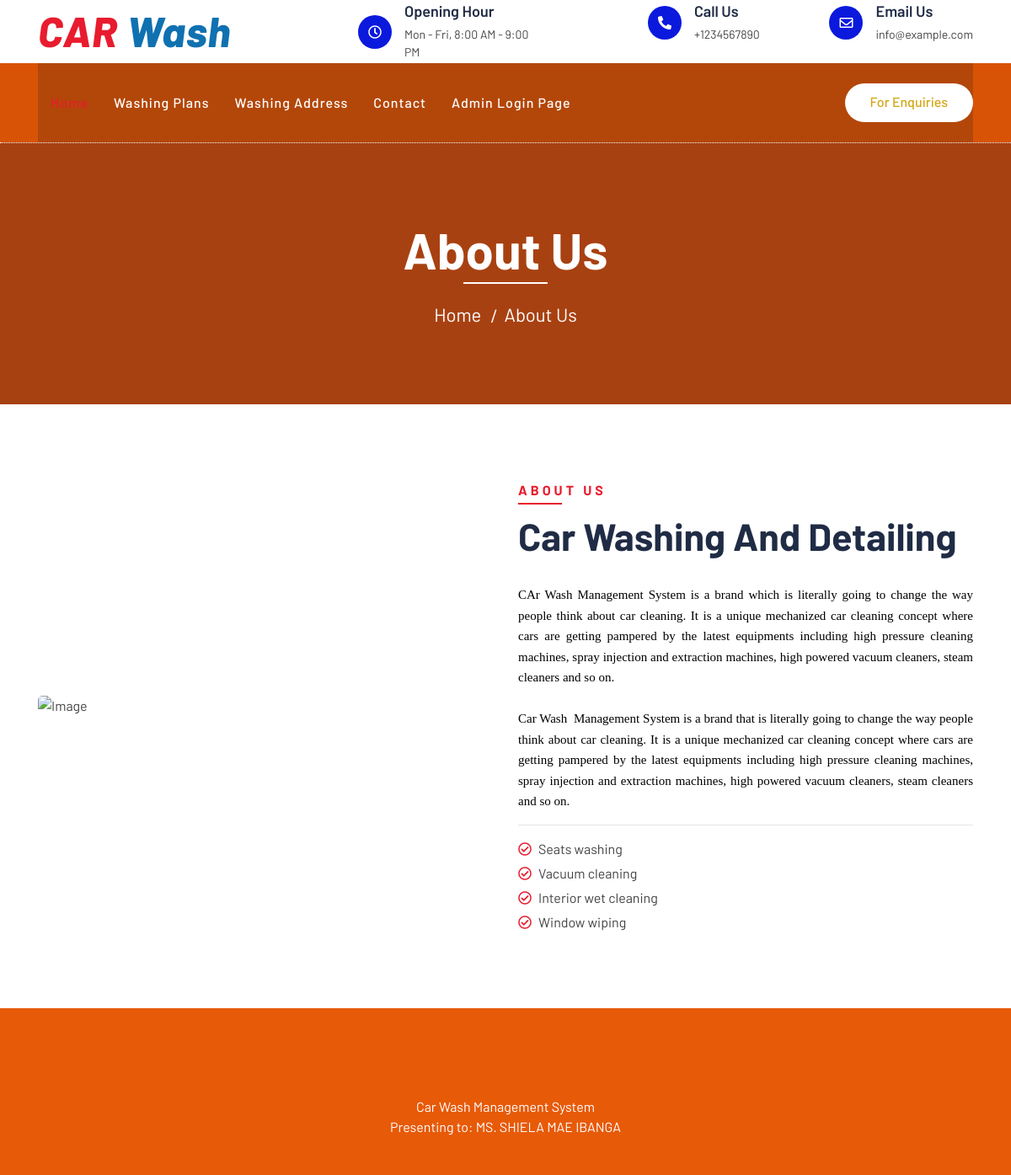
Page /about.php on the committed database.
### tables this page shows
CREATE TABLE `tblpages` (
  `id` int(11) NOT NULL,
  `type` varchar(255) DEFAULT '',
  `detail` longtext DEFAULT NULL,
  `openignHrs` varchar(255) DEFAULT NULL,
  `phoneNumber` bigint(20) DEFAULT NULL,
  `emailId` varchar(120) DEFAULT NULL
);

### about.php (the view, shortened to what this page needs)
<?php
include('includes/config.php');
?>
<!DOCTYPE html>
<html lang="en">
    <head>
        <link href="https://stackpath.bootstrapcdn.com/bootstrap/4.4.1/css/bootstrap.min.css" rel="stylesheet">
        <link href="https://cdnjs.cloudflare.com/ajax/libs/font-awesome/5.10.0/css/all.min.css" rel="stylesheet">
        <link href="lib/flaticon/font/flaticon.css" rel="stylesheet">
        <link href="lib/animate/animate.min.css" rel="stylesheet">
        <link href="lib/owlcarousel/assets/owl.carousel.min.css" rel="stylesheet">
        <link href="css/style.css" rel="stylesheet">
    </head>
    <body>
<?php include_once('includes/header.php');?>
        <div class="page-header">
            <div class="container">
                <div class="row">
                    <div class="col-12">
                        <h2>About Us</h2>
                    </div>
                    <div class="col-12">
                        <a href="index.php">Home</a>
                        <a href="about.php">About Us</a>
                    </div>
                </div>
            </div>
        </div>
        <div class="about">
            <div class="container">
                <div class="row align-items-center">
                    <div class="col-lg-6">
                        <div class="about-img">
                            <img src="img/about.jpg" alt="Image">
                        </div>
                    </div>
                    <div class="col-lg-6">
                        <div class="section-header text-left">
                            <p>About Us</p>
                            <h2>car washing and detailing</h2>
                        </div>
                        <div class="about-content">
<?php
$sql = "SELECT type,detail from tblpages where type='aboutus'";
$query = $dbh -> prepare($sql);
$query->execute();
$results=$query->fetchAll(PDO::FETCH_OBJ);
foreach($results as $result)
{
?>
                            <p>
                            <?php   echo $result->detail; ?>
                            </p>
                        <?php } ?>
                        <hr />
                            <ul>
                                <li><i class="far fa-check-circle"></i>Seats washing</li>
                                <li><i class="far fa-check-circle"></i>Vacuum cleaning</li>
                                <li><i class="far fa-check-circle"></i>Interior wet cleaning</li>
                                <li><i class="far fa-check-circle"></i>Window wiping</li>
                            </ul>
                        </div>
                    </div>
                </div>
            </div>
        </div>
<?php include_once('includes/footer.php');?>
    </body>
</html>

### includes/header.php (shortened to what this page needs)
        <div class="top-bar">
            <div class="container">
                <div class="row align-items-center">
                    <div class="col-lg-4 col-md-12">
                        <div class="logo">
                            <a href="index.php">
                                <h1>CAR <span>Wash</span></h1>
                            </a>
                        </div>
                    </div>
<?php
$sql = "SELECT * from tblpages where type='contact'";
$query = $dbh -> prepare($sql);
$query->execute();
$results=$query->fetchAll(PDO::FETCH_OBJ);
foreach($results as $result)
{
?>
                    <div class="col-lg-8 col-md-7 d-none d-lg-block">
                        <div class="row">
                            <div class="col-4">
                                <div class="top-bar-item">
                                    <div class="top-bar-icon">
                                        <i class="far fa-clock"></i>
                                    </div>
                                    <div class="top-bar-text">
                                        <h3>Opening Hour</h3>
                                        <p><?php   echo $result->openignHrs; ?></p>
                                    </div>
                                </div>
                            </div>
                            <div class="col-4">
                                <div class="top-bar-item">
                                    <div class="top-bar-icon">
                                        <i class="fa fa-phone-alt"></i>
                                    </div>
                                    <div class="top-bar-text">
                                        <h3>Call Us</h3>
                                        <p>+<?php   echo $result->phoneNumber; ?></p>
                                    </div>
                                </div>
                            </div>
                            <div class="col-4">
                                <div class="top-bar-item">
                                    <div class="top-bar-icon">
                                        <i class="far fa-envelope"></i>
                                    </div>
                                    <div class="top-bar-text">
                                        <h3>Email Us</h3>
                                        <p><?php   echo $result->emailId; ?></p>
                                    </div>
                                </div>
                            </div>
                        </div>
                    </div>
                <?php } ?>
                </div>
            </div>
        </div>
        <div class="nav-bar">
            <div class="container">
                <nav class="navbar navbar-expand-lg bg-dark navbar-dark">
                    <div class="collapse navbar-collapse justify-content-between" id="navbarCollapse">
                        <div class="navbar-nav mr-auto">
                            <a href="index.php" class="nav-item nav-link active">Home</a>
                            <a href="washing-plans.php" class="nav-item nav-link">Washing Plans</a>
                            <a href="location.php" class="nav-item nav-link">Washing Address</a>
                            <a href="contact.php" class="nav-item nav-link">Contact</a>
                            <a href="admin" class="nav-item nav-link">Admin Login Page</a>
                        </div>
                        <div class="ml-auto">
                            <a class="btn btn-custom" href="contact.php">For Enquiries</a>
                        </div>
                    </div>
                </nav>
            </div>
        </div>

### css/style.css (style rules this page uses)
body { color: #444444; font-weight: 400; background: #ffffff; font-family: 'Barlow', sans-serif; }
h1, h2, h3, h4, h5, h6 { color: #202C45; }
a { color: #202C45; transition: .3s; }
.btn.btn-custom { padding: 10px 30px 12px 30px; text-align: center; font-size: 16px; font-weight: 500; color: #ffffff; background: #1b7205; border: none; border-radius: 60px; box-shadow: inset 0 0 0 0 #202C45; transition: ease-out 0.5s; -webkit-transition: ease-out 0.5s; -moz-transition: ease-out 0.5s; }
.top-bar { position: relative; height: 75px; display: flex; align-items: center; background: #ffffff; }
.top-bar .logo { text-align: left; overflow: hidden; }
.top-bar .logo h1 { margin: -4px 0 0 0; color: #E81C2E; font-size: 50px; line-height: 50px; font-weight: 800; letter-spacing: 1px; font-style: italic; }
.top-bar .logo h1 span { color: #1071b1; }
.top-bar .top-bar-item { display: flex; align-items: center; justify-content: flex-end; }
.top-bar .top-bar-icon { width: 40px; height: 40px; display: flex; align-items: center; justify-content: center; background: #0b19dd; border-radius: 40px; }
.top-bar .top-bar-icon i { margin: 0; color: #ffffff; font-size: 16px; }
.top-bar .top-bar-text { padding-left: 15px; }
.top-bar .top-bar-text h3 { margin: 0 0 5px 0; font-size: 18px; font-weight: 600; }
.top-bar .top-bar-text p { margin: 0; font-size: 14px; font-weight: 400; }
.nav-bar { position: relative; background: #d85306; }
.nav-bar .navbar { padding: 20px 0; background: #b34709 !important; transition: .3s; }
.navbar-dark .navbar-nav .nav-link, .navbar-dark .navbar-nav .nav-link:focus, .navbar-dark .navbar-nav .nav-link:hover, .navbar-dark .navbar-nav .nav-link.active { color: #ffffff; padding: 15px; font-weight: 500; letter-spacing: 1px; }
.navbar-dark .navbar-nav .nav-link:hover, .navbar-dark .navbar-nav .nav-link.active { color: #E81C2E; }
.nav-bar .btn.btn-custom { color: #d3a613; background: #ffffff; box-shadow: inset 0 0 0 0 #E81C2E; }
.page-header { position: relative; margin-bottom: 45px; padding: 90px 0; text-align: center; background: #a84111; border-top: 1px dotted #ffffff; }
.page-header h2 { position: relative; color: #ffffff; font-size: 60px; font-weight: 700; margin-bottom: 20px; padding-bottom: 5px; }
.page-header h2::after { position: absolute; content: ""; width: 100px; height: 2px; left: calc(50% - 50px); bottom: 0; background: #ffffff; }
.page-header a { position: relative; padding: 0 12px; font-size: 22px; color: #ffffff; }
.page-header a::after { position: absolute; content: "/"; width: 8px; height: 8px; top: -2px; right: -7px; text-align: center; color: #ffffff; }
.page-header a:last-child::after { display: none; }
.section-header { position: relative; width: 100%; max-width: 700px; margin: 0 auto 45px auto; }
.section-header p { display: inline-block; margin-bottom: 10px; padding-bottom: 5px; position: relative; font-size: 16px; font-weight: 700; letter-spacing: 4px; text-transform: uppercase; color: #E81C2E; }
.section-header p::after { position: absolute; content: ""; width: 50%; height: 2px; left: 25%; bottom: 0; background: #E81C2E; }
.section-header.text-left p::after { left: 0; }
.section-header h2 { margin: 0; font-size: 45px; font-weight: 700; text-transform: capitalize; }
.about { position: relative; width: 100%; padding: 45px 0 15px 0; }
.about .section-header { margin-bottom: 30px; margin-left: 0; }
.about .about-img img { width: 100%; border-radius: 5px; margin-bottom: 30px; }
.about .about-content { margin-bottom: 30px; }
.about .about-content ul { margin: 0; padding: 0; list-style: none; margin-bottom: 25px; }
.about .about-content ul li { margin-bottom: 5px; }
.about .about-content ul li i { margin-right: 8px; color: #E81C2E; }

### rows in the picture
tblpages: openignHrs "Mon - Fri, 8:00 AM - 9:00 PM", phoneNumber "1234567890", emailId "info@example.com"
tblpages: detail "CAr Wash Management System is a brand which is literally going to change the way people think about car cleaning. It is a unique mechanized car cleaning concept where cars are getting pampered by the latest equipments including high pressure cleaning machines, spray injection and extraction machines, high powered vacuum cleaners, steam cleaners and so on. Car Wash Management System is a brand that is literally going to change the way people think about car cleaning. It is a unique mechanized car cleaning concept where cars are getting pampered by the latest equipments including high pressure cleaning machines, spray injection and extraction machines, high powered vacuum cleaners, steam…"
